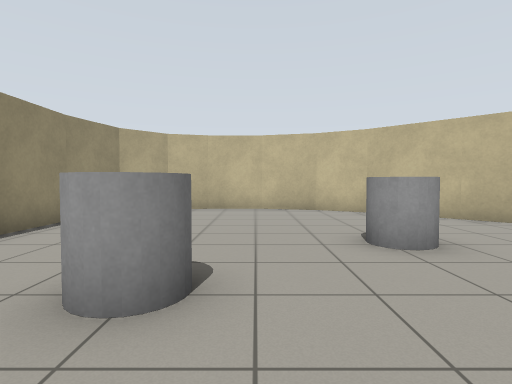
View 1 (above)

14 first-person views from a walk through a robot-simulator world made for Gazebo. The camera is 0.94 m above the floor, tilts 2° down and sees 80° across. The floor is counted in squares, 1 m on a side. Each view is taken from the middle of a square. On the plan, view 1 faces up. The plan holds only what a view shows up to about 11 squares ahead; the rest is blank.

View 2
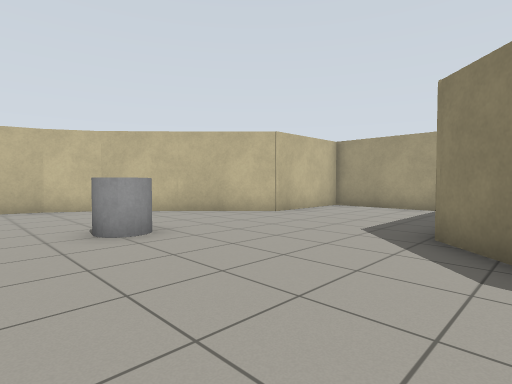

View 3
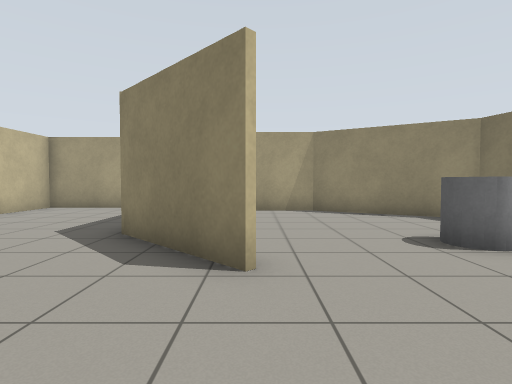

View 4
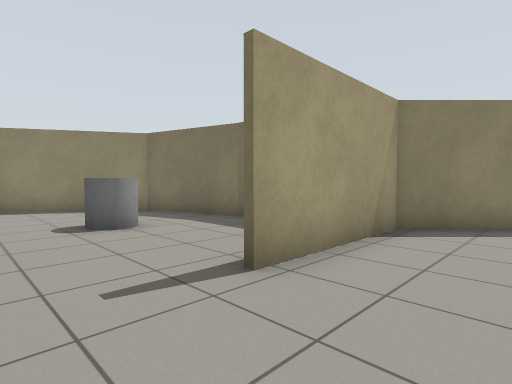

View 5
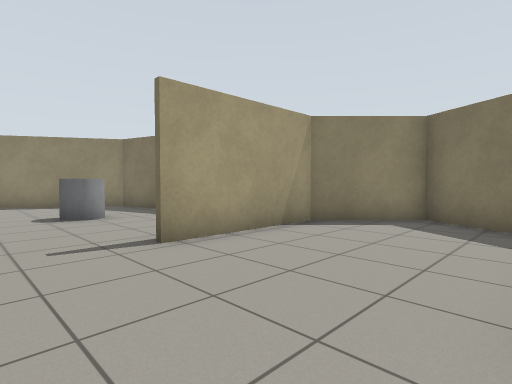

View 6
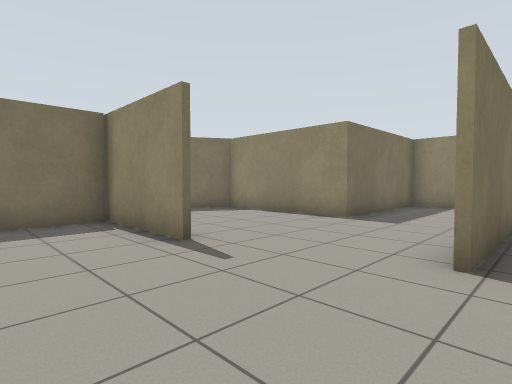

View 7
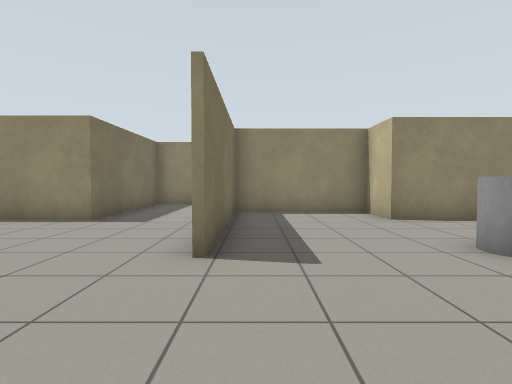

View 8
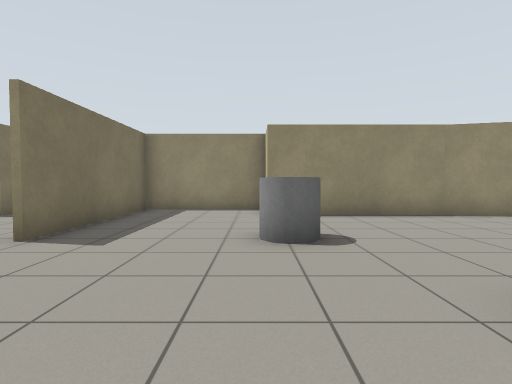

View 9
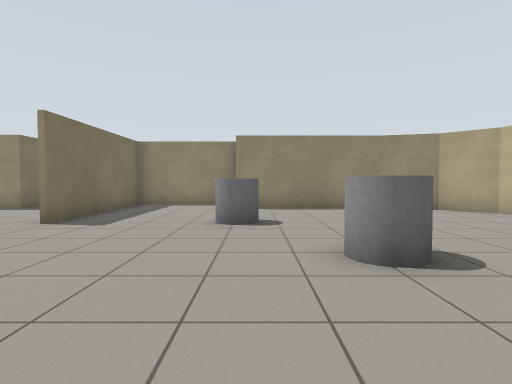

View 10
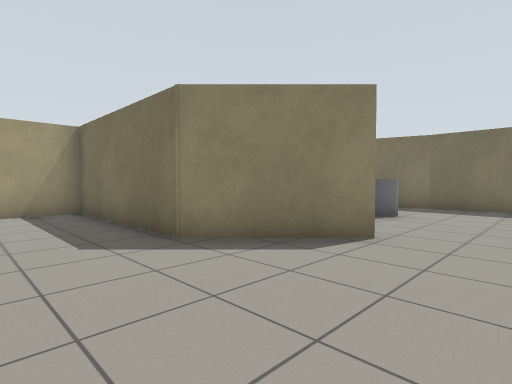

View 11
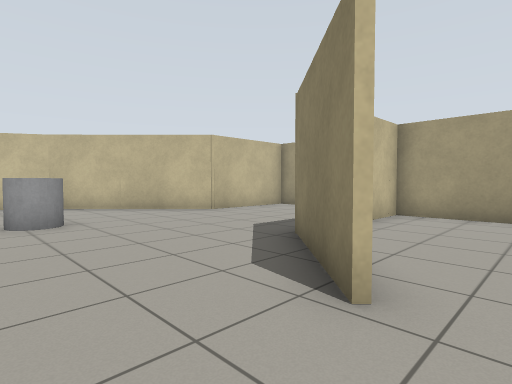

View 12
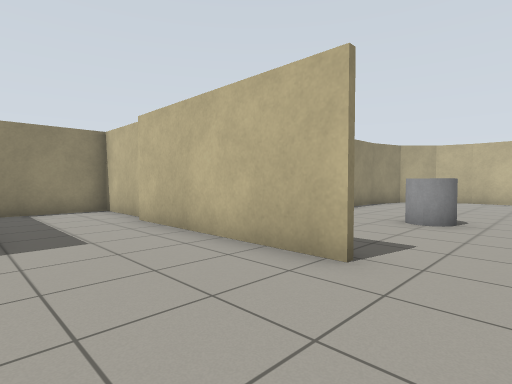

View 13
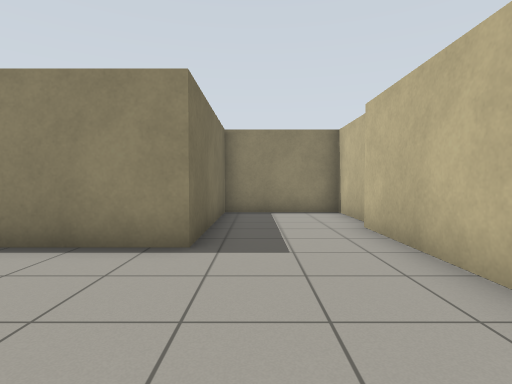

View 14
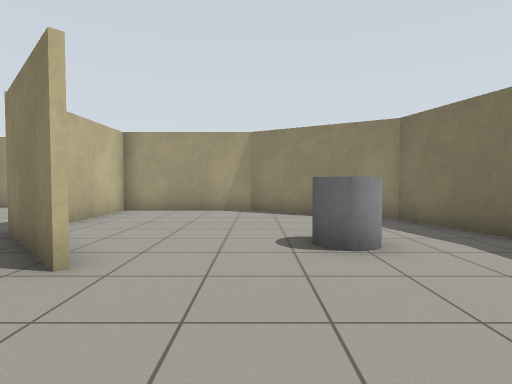

### Floor plan
Points are (right, up) in squares from view 1. A wall is a line through its corners. A room is listed if a view was taken in it or the views show most of it. See-through windows are left out.
Room 1 (views 1, 2, 3, 4, 5, 6, 7, 8, 9, 10, 11, 12, 13, 14)
walls: (-0.6, -1.8) (-6.2, -1.8); (3.1, -2) (5.4, 0.4) (10.8, 0.4) (10.8, 5.3) (7.3, 5.3) (3.3, 9.2); (0.4, -5.1) (0.4, -8.7); (-6.9, -1.5) (-9.2, -1.5) (-9.2, -4.9) (-4.3, -4.9) (-4.3, -9.4); (0.4, -8.5) (4.2, -8.5); (4, -8.5) (7.6, -7.6) (9.7, -3.8) (9.7, 0.2) (6.8, 0.2); (-4.5, 7.3) (-4.5, 2.3) (-6.1, 2.3) (-6.1, -1.6) (-0.6, -1.6); (3.4, 9.2) (2, 10); (2, 9.9) (0.2, 10.4); (0.3, 10.4) (-1.6, 10.4); (-1.5, 10.5) (-2.9, 10.1) (-4, 9) (-4.5, 7.1); (-3.7, -9.9) (-1.7, -11.1) (0.3, -9.1) (0.3, -5.1)
objects: grey cylinder (-1, 2) to (-1, 3); grey cylinder (2, 4) to (2, 5); grey cylinder (4, -6) to (5, -5)

Positions as (right, up) in squares from view 1, and headings:
1: (0, 0), facing up
2: (0, -1), facing up-right
3: (0, -2), facing right
4: (-2, -3), facing down-right
5: (-4, -3), facing down-right
6: (3, -1), facing down-left
7: (3, -1), facing left
8: (4, 2), facing left
9: (6, 3), facing left
10: (1, 3), facing down-right
11: (1, -3), facing up-right
12: (1, -5), facing up-left
13: (0, -4), facing left
14: (0, -4), facing right
